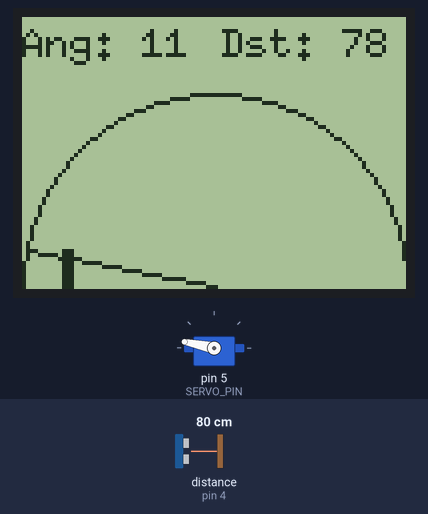
The sketch below on a simulated Arduino Uno, built with avr-gcc and run on an emulated ATmega328P. Parts: servo, 96×68 one-colour display. Wiring (inferred from the names in the program): ultrasonic range finder: trigger pin 3; echo pin 4. Inputs (shaded band) come from the test bench; at power-on: distance to the obstacle (sensor on pin 4) 80 cm. The echo pulse lasts 58.3 µs per cm.

Above: at 1.26 s.
1.3 s: distance to the obstacle (sensor on pin 4) set to 2 cm
At 2.11 s:
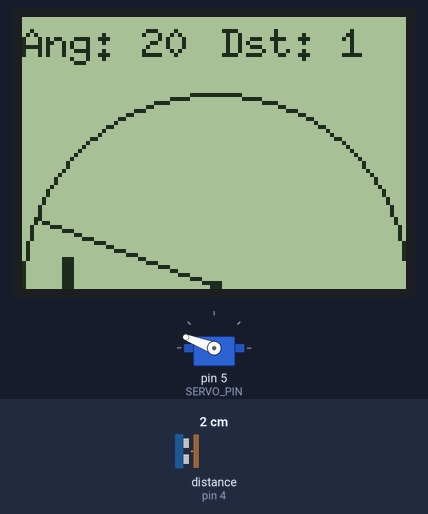
3.0 s: distance to the obstacle (sensor on pin 4) set to 4 cm
At 3.98 s:
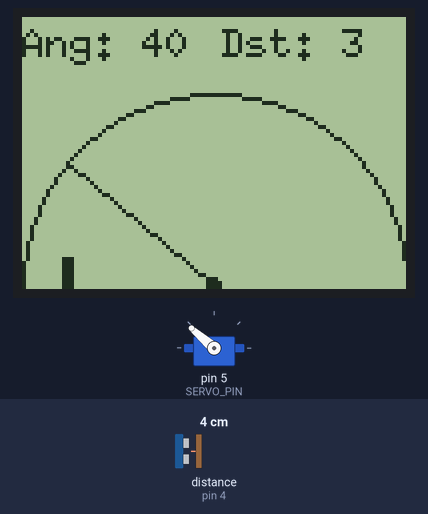
5.7 s: distance to the obstacle (sensor on pin 4) set to 9 cm
At 5.85 s:
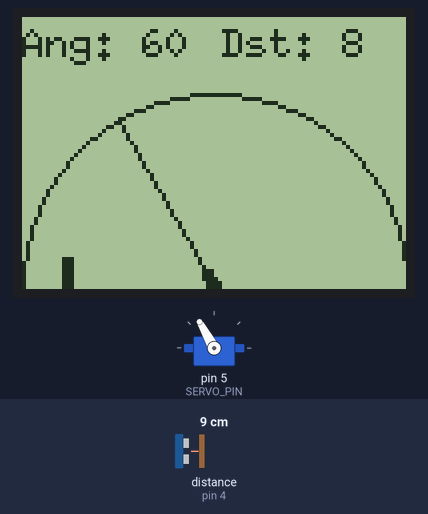
Timing chart, 0 to 19.2 s (numbered marks = the images above; inputs shaded):
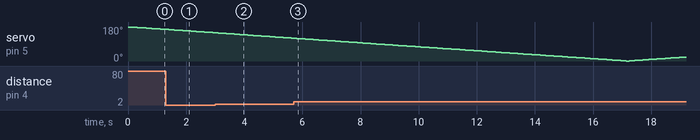

The sketch:

ArduinoServoSonar.ino
```cpp
#include <U8g2lib.h>
#include <SPI.h>
#include <Servo.h>

#define TRIG_PIN 3
#define ECHO_PIN 4
#define SERVO_PIN 5

// Clock = 13, Data = 11, CS = 10, Reset = 8
U8G2_HX1230_96X68_F_3W_SW_SPI u8g2(U8G2_R2, 13, 11, 10, 8);
Servo radarServo;

int currentAngle = 0;
int sweepDirection = 1;
long duration;
int distance;

int prevLineEndX = 48;
int prevLineEndY = 67;

void setup() {
  Serial.begin(9600);

  pinMode(TRIG_PIN, OUTPUT);
  pinMode(ECHO_PIN, INPUT);

  radarServo.attach(SERVO_PIN);
  radarServo.write(180 - currentAngle);

  u8g2.begin();
  u8g2.setFont(u8g2_font_6x10_tr);
  u8g2.clearBuffer();
}

void loop() {
  radarServo.write(180 - currentAngle);
  delay(50);

  distance = getDistance();
  updateDisplay(currentAngle, distance);

  currentAngle += sweepDirection;

  if (currentAngle >= 180) {
    currentAngle = 180;
    sweepDirection = -1;
    u8g2.clearBuffer();
  } else if (currentAngle <= 0) {
    currentAngle = 0;
    sweepDirection = 1;
    u8g2.clearBuffer();
  }
}

int getDistance() {
  digitalWrite(TRIG_PIN, LOW);
  delayMicroseconds(2);

  digitalWrite(TRIG_PIN, HIGH);
  delayMicroseconds(10);
  digitalWrite(TRIG_PIN, LOW);

  duration = pulseIn(ECHO_PIN, HIGH, 30000);

  if (duration == 0) return 200;

  int dist = duration * 0.034 / 2;

  if (dist == 0 || dist > 200) {
    dist = 200;
  }

  return dist;
}

void updateDisplay(int angle, int dist) {
  u8g2.setDrawColor(0);
  u8g2.drawBox(0, 0, 96, 12);

  u8g2.drawLine(48, 67, prevLineEndX, prevLineEndY);

  u8g2.setDrawColor(1);

  u8g2.setCursor(0, 10);
  u8g2.print("Ang: ");
  u8g2.print(angle);
  u8g2.print((char)176);

  u8g2.setCursor(50, 10);
  u8g2.print("Dst: ");
  if (dist == 200) u8g2.print("--");
  else u8g2.print(dist);

  int originX = 48;
  int originY = 67;
  float radians = angle * PI / 180.0;

  if (dist < 100) {
    int blipRadius = map(dist, 0, 100, 0, 48);
    int blipX = originX - (blipRadius * cos(radians));
    int blipY = originY - (blipRadius * sin(radians));

    u8g2.drawBox(blipX - 1, blipY - 1, 3, 3);
  }

  int maxRadius = 47;
  int endX = originX - (maxRadius * cos(radians));
  int endY = originY - (maxRadius * sin(radians));
  u8g2.drawLine(originX, originY, endX, endY);

  prevLineEndX = endX;
  prevLineEndY = endY;

  u8g2.drawCircle(originX, originY, 48, U8G2_DRAW_UPPER_RIGHT | U8G2_DRAW_UPPER_LEFT);

  u8g2.sendBuffer();
}
```
